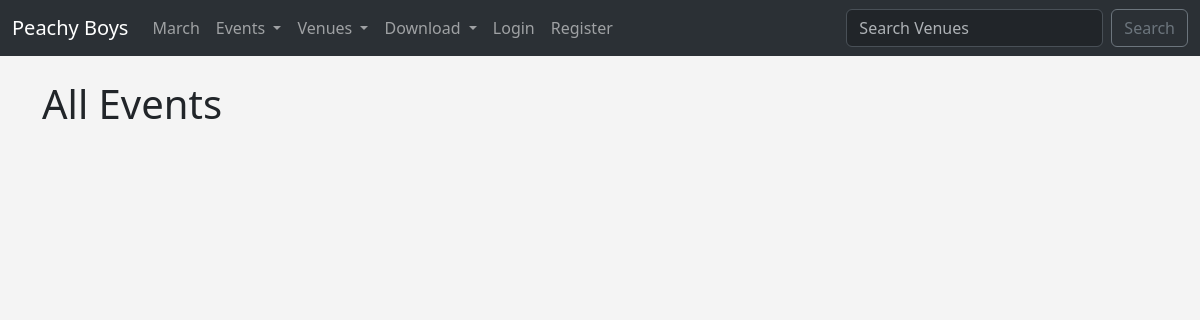
/events/, run on an earlier commit of the app's database.
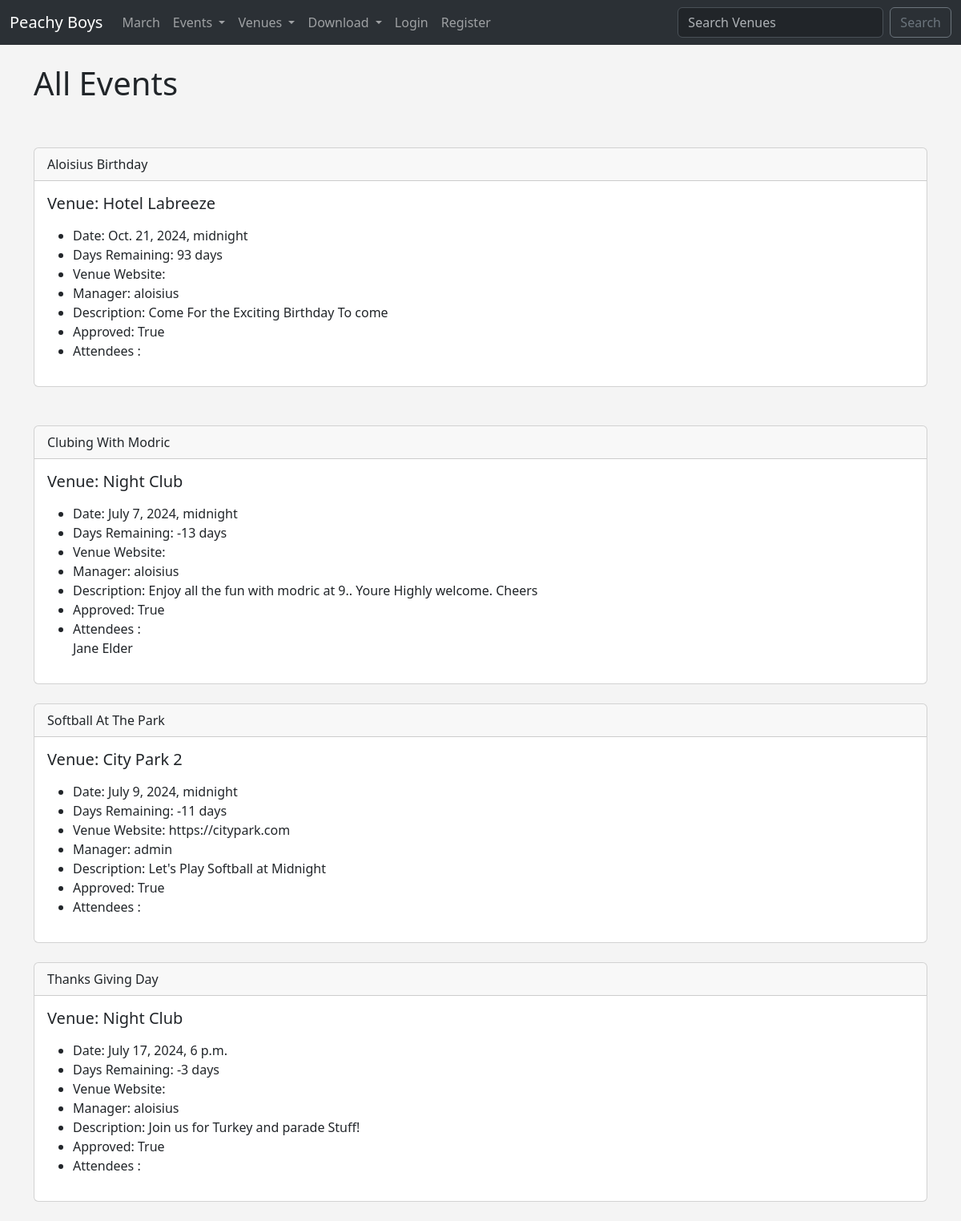
And on a later commit of the database.
### events/models.py (models this page shows)
class Event(models.Model):
    name = models.CharField(max_length=120)
    event_date = models.DateTimeField()
    venue = models.ForeignKey(Venue, blank=True, null=True, on_delete=models.CASCADE)
    manager = models.ForeignKey(User, blank=True, null=True, on_delete=models.SET_NULL)
    description = models.TextField(blank=True)
    attendees = models.ManyToManyField(MyClubUser, blank=True)
    approved = models.BooleanField(default=False)
    def __str__(self):
        return self.name
    @property
    def Days_till(self):
        today = date.today()
        days_till = self.event_date.date() - today
        days_till_stripped = str(days_till).split(',', 1)[0]
        return days_till_stripped

class Venue(models.Model):
    name = models.CharField(max_length=120)
    address = models.CharField(max_length=300)
    zip_code =  models.CharField(max_length=15, blank=True)
    phone = models.CharField(max_length=15, blank=True)
    web = models.URLField(blank=True)
    email_address = models.EmailField(blank=True)
    owner = models.IntegerField(blank=False, default=1)
    venue_image = models.ImageField(null=True, blank=True, upload_to='images/')
    def __str__(self):
        return self.name

class MyClubUser(models.Model):
    first_name = models.CharField(max_length=30)
    last_name = models.CharField(max_length=30)
    email = models.EmailField()
    def __str__(self):
        return self.first_name + " " +self.last_name

### events/views.py (the view)
# urls.py: path('events/', views.all_events, name='list-events'),
def all_events(request):
    event_list = Event.objects.all().order_by('name')
    return render(request, 'events/event_list.html', {'event_list':event_list})

### events/templates/events/event_list.html (shortened to what this page needs)
{% extends 'events/base.html' %}
{% block content %}
    <h1>All Events</h1>
    <br>
        {% for event in event_list %}
        {% if event.approved %}
        <div class="card">
            <div class="card-header">
                {{ event }}
            </div>
            <div class="card-body">
              <h5 class="card-title">Venue: {{ event.venue }}</h5>
              <p class="card-text">
                <ul>
                    <li>Date: {{ event.event_date }}</li>
                    <li>Days Remaining: {{ event.Days_till }}</li>
                    <li>Venue Website: {{ event.venue.web }}</li>
                    <li>Manager: {{ event.manager }}</li>
                    <li>Description: {{ event.description }}</li>
                    <li>Approved: {{ event.approved}}</li>
                    <li>Attendees : <br>
                    {% for user in event.attendees.all  %}
                    {{ user }} <br>
                    {% endfor %}
                </li>
                </ul>
              </p>
            </div>
          </div>
          {% endif %}
          <br>
        {% endfor %}
{% endblock %}

What changed in the data, as far as the page shows it:
now on this page (row edited): Event: name "Aloisius Birthday", venue "Hotel Labreeze", event_date "Oct. 21, 2024, midnight", Days_till "93 days", manager "aloisius", description "Come For the Exciting Birthday To come", approved "True"
now on this page (row edited): Event: name "Clubing With Modric", venue "Night Club", event_date "July 7, 2024, midnight", Days_till "-13 days", manager "aloisius", description "Enjoy all the fun with modric at 9.. Youre Highly welcome. Cheers", approved "True"
now on this page (row unchanged): MyClubUser: first_name+last_name "Jane Elder"
now on this page (row edited): Event: name "Softball At The Park", venue "City Park 2", event_date "July 9, 2024, midnight", Days_till "-11 days", venue.web "https://citypark.com", manager "admin", description "Let's Play Softball at Midnight", approved "True"
now on this page (row edited): Event: name "Thanks Giving Day", venue "Night Club", event_date "July 17, 2024, 6 p.m.", Days_till "-3 days", manager "aloisius", description "Join us for Turkey and parade Stuff!", approved "True"
